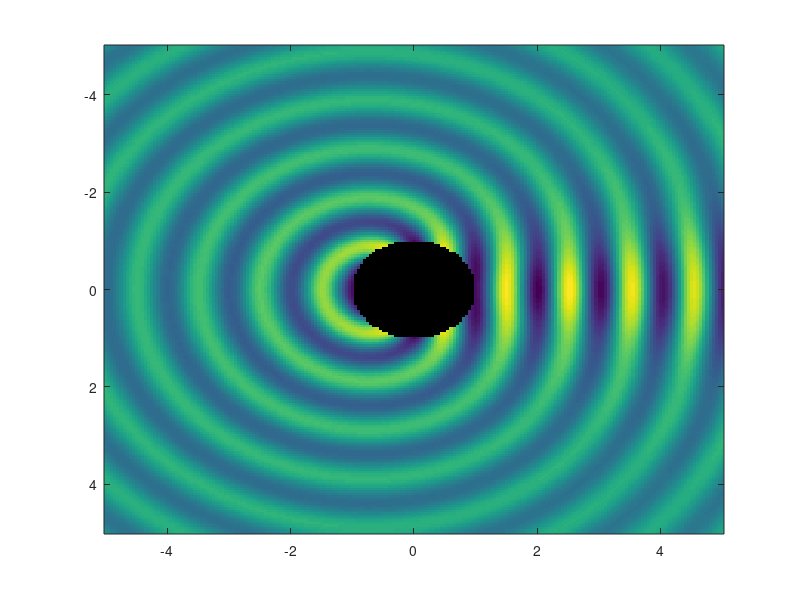

Source code (MATLAB): (Note: this script raises an error after producing the figure.)
% ECE 541 Fall 2025 Project 6
% problem 1(c) - Scattered E

clc
clear

j = 1i;
lambda = 1;
a = 1*lambda;
k = 2*pi/lambda;

M = 40;

x = -5*lambda:0.05*lambda:5*lambda;
y = x;
[X,Y] = meshgrid(x,y);
[PHI,RHO] = cart2pol(X,Y);

Ez_sc = zeros(2*M+1, length(y), length(x));

ka = k*a;

for n = -M:M
    idx = n + M + 1;

    Jn_ka = besselj(n, ka);
    Hn_ka = besselh(n, 2, ka);

    a_n = - (j^(-n)) * (Jn_ka / Hn_ka);

    Ez_sc(idx,:,:) = a_n .* besselh(n, 2, k*RHO) .* exp(j*n*PHI);
end

S = sum(Ez_sc, 1);
Ez_sc = squeeze(S(1,:,:));


mask = (RHO < a);
Ez_plot = real(Ez_sc);
Ez_plot(mask) = NaN;

figure;
h = imagesc(x, y, Ez_plot);
set(gcf,'Renderer','opengl');
set(h,'AlphaData', ~isnan(Ez_plot));
set(gca,'Color','w');

axis equal tight;
caxis([-2 2]);
title(sprintf('Re{E_z^{sc}}, M = %d', M));
colormap(jet);
colorbar;
